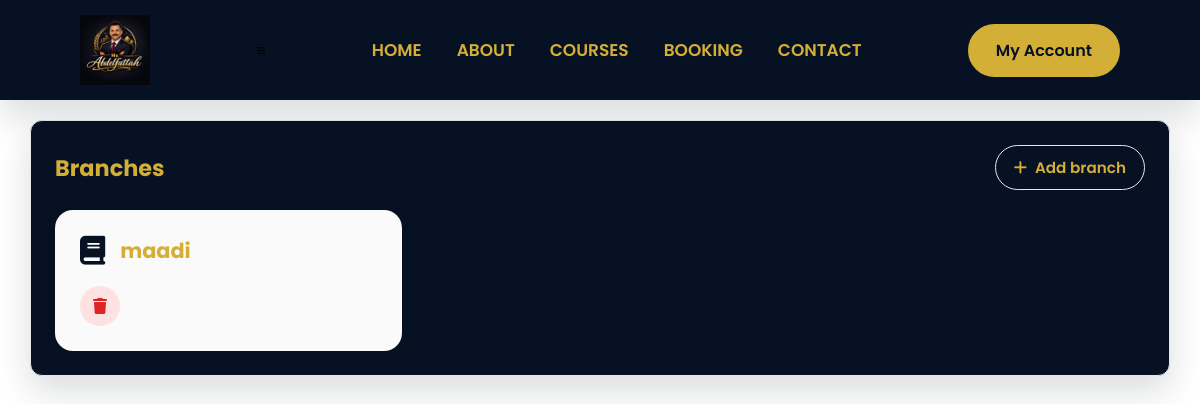
The app's page /admin/branch (signed in), older data.
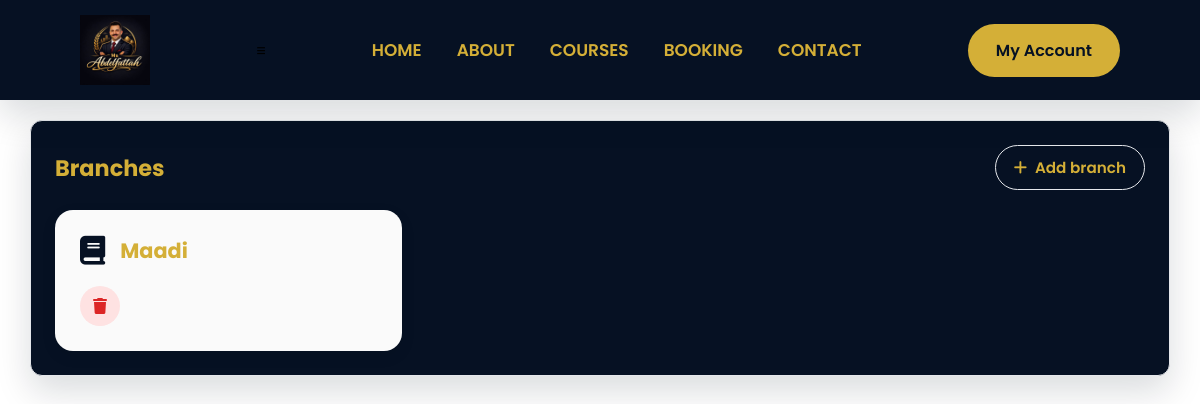
The same page, newer data.
### models/branch.py (models this page shows)
class Branch(db.Model):
    __tablename__ = "branches"
    id = db.Column(db.Integer, primary_key=True)
    name = db.Column(db.String(100), nullable=True ,unique=True)
    schedule = db.relationship("Schedule", backref="branch", lazy=True, cascade="all,delete")

### routes/admin.py (the view)
@admin.route("/admin/branch", methods=["POST", "GET"])
@login_required
@admin_required
def branch():
    branch = Branch.query.all()
    return render_template("admin/branch.html" ,branch=branch, name= "Branches")

### file.py (called while the page is built)
@login_manager.user_loader
def load_user(user_id):
    return db.session.get(User, int(user_id))

### templates/admin/branch.html (shortened to what this page needs)
{% extends "base.html"%}
{%block body%}
<div class="admin-container">
    <div class="card-admin">
        <div class="card-header">
            <h2 class="card-title">Branches</h2>
            <a href="/admin/add-branch" class="btn-admin outline-btn">
                <i class="fa-solid fa-plus"></i>
                Add branch
            </a>
        </div>
        <div class="course-grid">
            {% for branch in branch%}
            <div class="course-card">
           <div class="course-card-header">
              <i class="fa-solid fa-book"></i>
              <h3>{{branch.name}}</h3>
           </div>
           <div class="course-actions">
            <a href="{{ url_for('admin.delete_branch', branch_id=branch.id)}}" class="action-btn delete-btn">
                <i class="fa-solid fa-trash"></i>
            </a>
           </div>
       </div>
     {%endfor%}
</div>
{%endblock%}

Row changes from the older to the newer data that the page shows:
removed Branch: name "maadi"
added Branch: name "Maadi"
